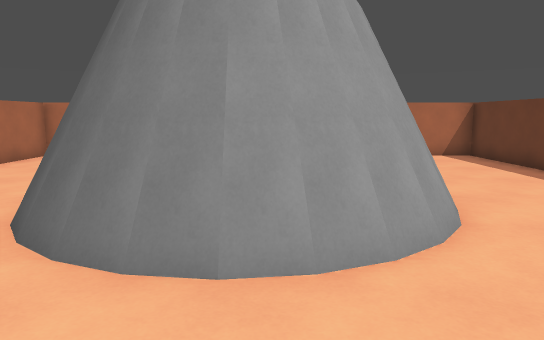
view 1 (above)

14 first-person views from a walk through a 3-D level made in the Godot game engine. The camera is 1.5 m above the floor, tilts 8° down and sees 70° across. The floor is counted in squares, 1 m on a side. Each view is taken from the middle of a square. On the plan, view 1 faces up. The plan holds only what a view shows up to about 17 squares ahead; the rest is blank.

view 2
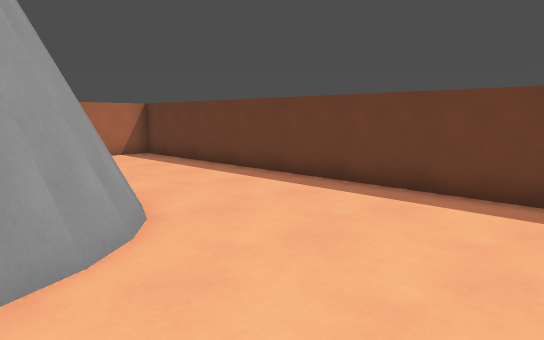

view 3
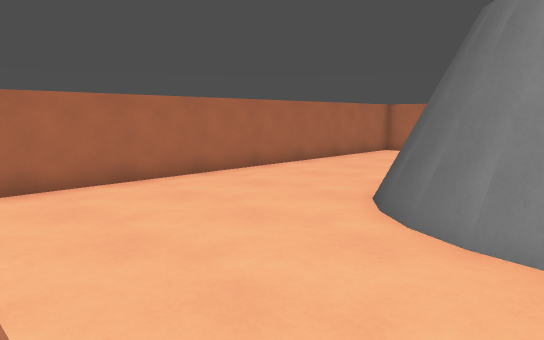

view 4
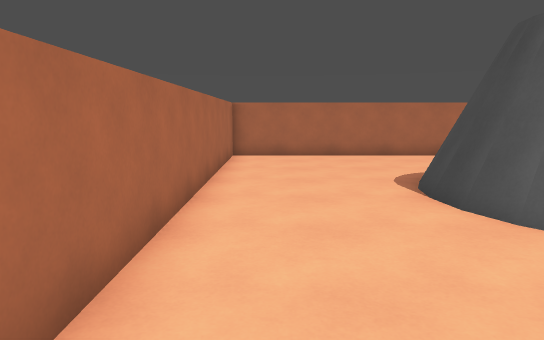

view 5
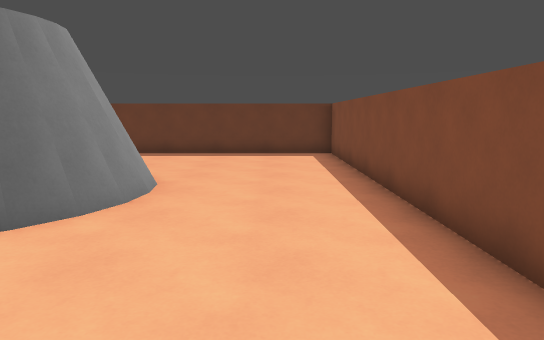

view 6
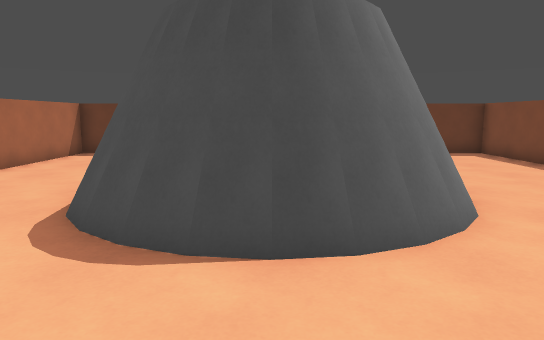

view 7
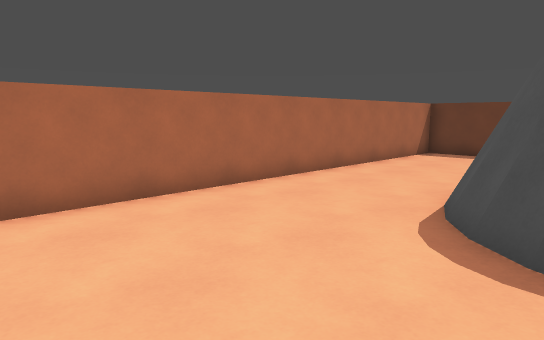

view 8
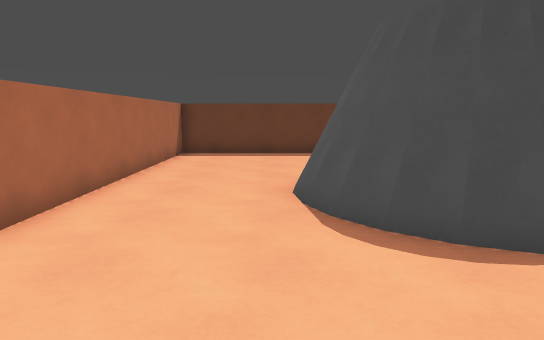

view 9
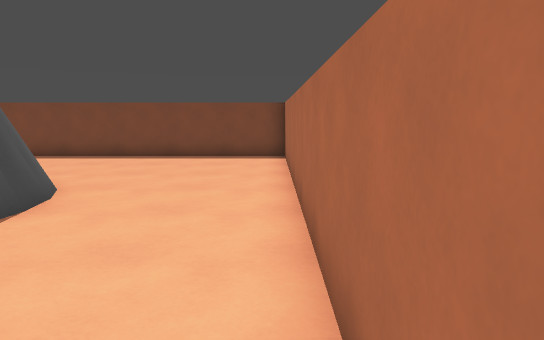

view 10
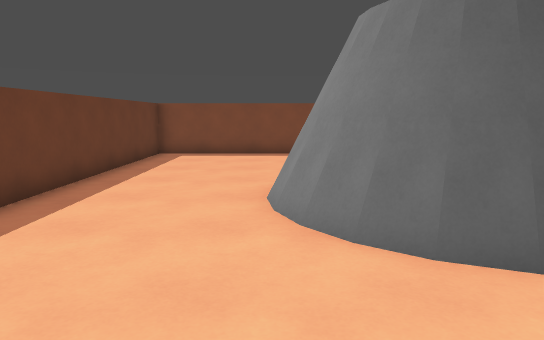

view 11
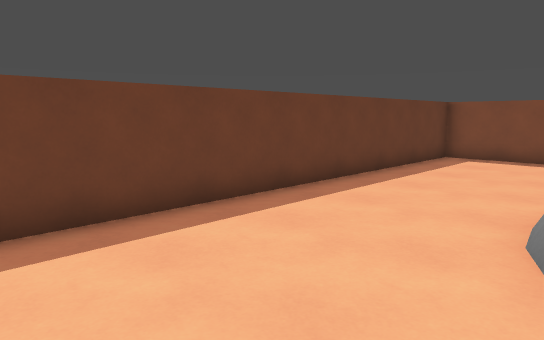

view 12
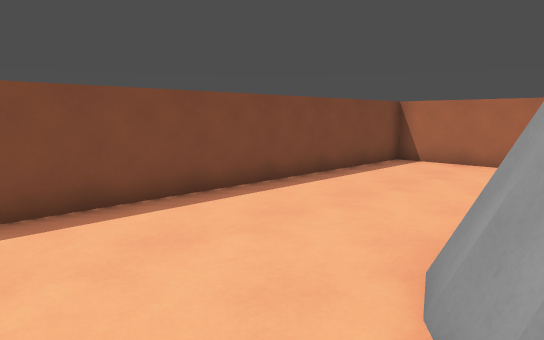

view 13
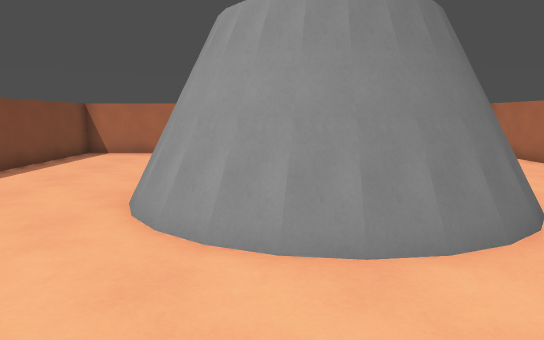

view 14
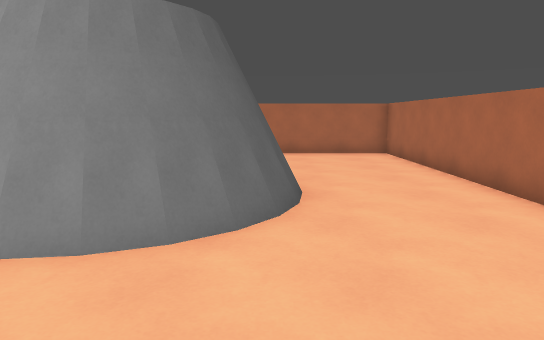

### Floor plan
Key: @ floor where view 1 was taken; # wall or solid block; . floor; = window, fence, low wall or low ledge.
Columns run from 9 left of view 1 to 8 right of it. Each row starts with its distance up from view 1.
 15 ##################
 14 #................#
 13 #................#
 12 #................#
 11 #................#
 10 #......####......#
  9 #.....######.....#
  8 #....=#    #=....#
  7 #....##    ##....#
  6 #....=#    #=....#
  5 #.....######.....#
  4 #......####......#
  3 #................#
  2 #................#
  1 #................#
  0 #........@.......#
 -1 #................#
 -2 ##################

Positions as (right, up) in squares from view 1, and headings:
1: (0, 0), facing up
2: (0, 0), facing up-right
3: (0, -1), facing up-left
4: (-7, 0), facing up
5: (-8, 1), facing right
6: (-8, 7), facing right
7: (-8, 8), facing up-right
8: (-8, 11), facing right
9: (-8, 13), facing down
10: (3, 14), facing down
11: (2, 13), facing down-right
12: (4, 5), facing down-left
13: (7, 6), facing left
14: (7, 10), facing left
